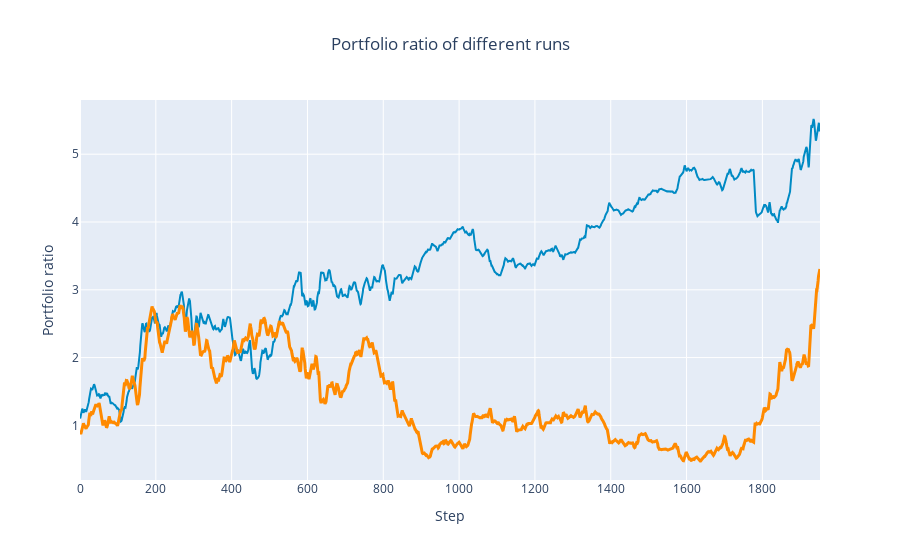
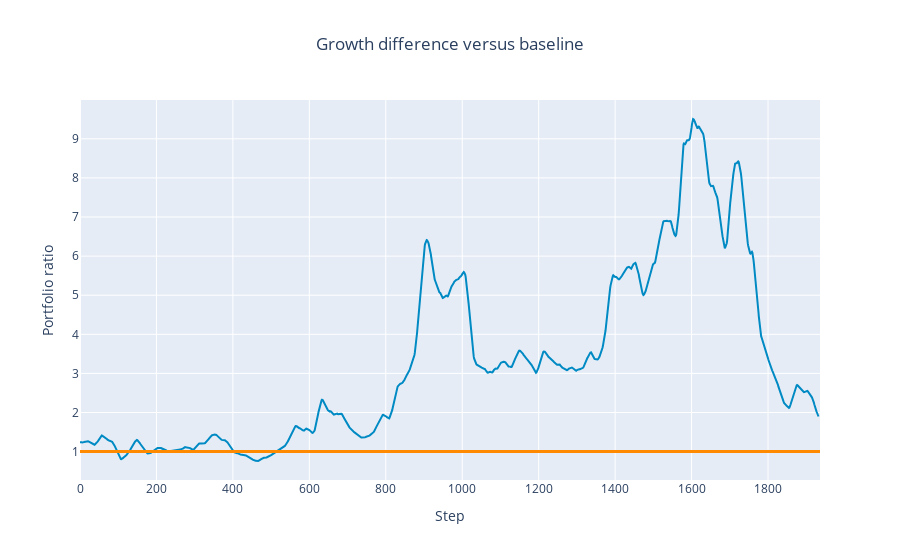

These figures' notebook cell, in order:
### Code cell
plot_runs('logs', 'test')

### Figure 1 — Plotly figure (JSON) as saved in the notebook; plotly's stock layout.template omitted (floating-point values rounded to 4 significant figures; data arrays with more than 128 entries replaced by an {"elided": "..."} marker saying what was removed)
{"data": [{"line": {"color": "rgba(0, 138, 196, 1.2)"}, "mode": "lines", "name": "Run 1", "type": "scatter", "x": {"elided": "1952 int values"}, "y": {"elided": "1952 float values"}}, {"line": {"color": "#ff8a00", "width": 3}, "mode": "lines", "name": "Original", "type": "scatter", "x": {"elided": "1953 int values"}, "y": {"elided": "1953 float values"}}], "layout": {"showlegend": false, "title": {"text": "Portfolio ratio of different runs", "x": 0.5}, "xaxis": {"title": {"text": "Step"}}, "yaxis": {"title": {"text": "Portfolio ratio"}}}}

### Figure 2 — Plotly figure (JSON) as saved in the notebook; plotly's stock layout.template omitted (floating-point values rounded to 4 significant figures; data arrays with more than 128 entries replaced by an {"elided": "..."} marker saying what was removed)
{"data": [{"hoverinfo": "skip", "line": {"width": 0}, "mode": "lines", "type": "scatter", "x": {"elided": "1933 int values"}, "y": {"elided": "1933 float values"}}, {"fill": "tonexty", "fillcolor": "rgba(0, 138, 196, 0.1)", "line": {"color": "#008ac4", "width": 2}, "mode": "lines", "type": "scatter", "x": {"elided": "1933 int values"}, "y": {"elided": "1933 float values"}}, {"fill": "tonexty", "fillcolor": "rgba(0, 138, 196, 0.1)", "hoverinfo": "skip", "line": {"width": 0}, "mode": "lines", "type": "scatter", "x": {"elided": "1933 int values"}, "y": {"elided": "1933 float values"}}, {"line": {"color": "#ff8a00", "width": 3}, "mode": "lines", "name": "Original", "type": "scatter", "x": {"elided": "1953 int values"}, "y": {"elided": "1937 int values"}}], "layout": {"showlegend": false, "title": {"text": "Growth difference versus baseline", "x": 0.5}, "xaxis": {"title": {"text": "Step"}}, "yaxis": {"title": {"text": "Portfolio ratio"}}}}
